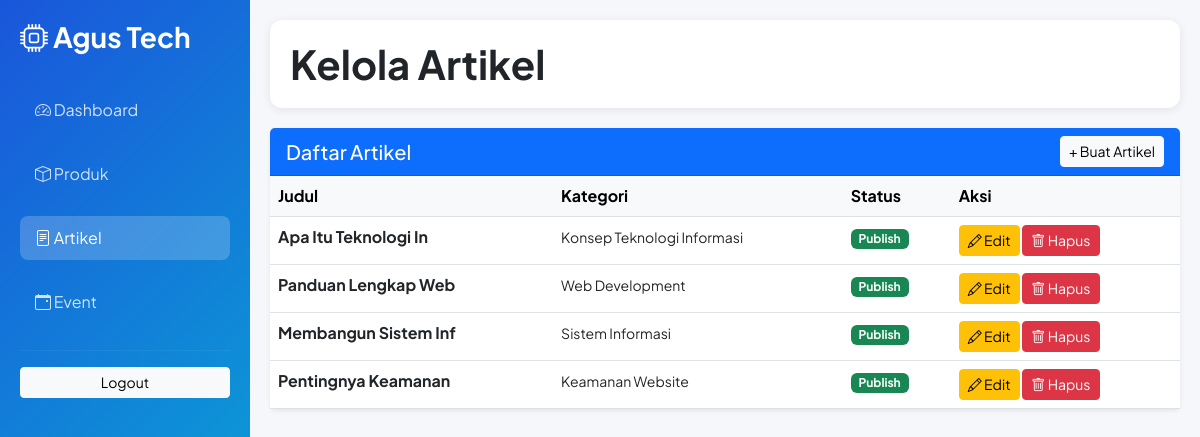
The app's page /admin/artikel.php (signed in) with its own data.
### tables this page shows
CREATE TABLE IF NOT EXISTS artikel (
  id          INT AUTO_INCREMENT PRIMARY KEY,
  judul       VARCHAR(255) NOT NULL,
  slug        VARCHAR(255) NOT NULL UNIQUE,
  kategori    ENUM('Konsep Teknologi Informasi','Web Development','Sistem Informasi','Keamanan Website') NOT NULL DEFAULT 'Web Development',
  konten      LONGTEXT NOT NULL,
  gambar      VARCHAR(255) DEFAULT NULL,
  penulis     VARCHAR(100) DEFAULT 'Admin',
  status      ENUM('publish','draft') NOT NULL DEFAULT 'publish',
  created_at  TIMESTAMP DEFAULT CURRENT_TIMESTAMP,
  updated_at  TIMESTAMP DEFAULT CURRENT_TIMESTAMP ON UPDATE CURRENT_TIMESTAMP
);

### admin/artikel.php (the view, shortened to what this page needs)
<?php
require_once __DIR__ . '/../config/koneksi.php';
$page_title = 'Kelola Artikel';
$action = $_GET['action'] ?? '';
try {
    $stmt = $pdo->query("SELECT * FROM artikel ORDER BY created_at DESC");
    $artikel_list = $stmt->fetchAll();
} catch (Exception $e) {
    $artikel_list = [];
}
?>
<!DOCTYPE html>
<html lang="id">
<head>
    <link href="https://cdnjs.cloudflare.com/ajax/libs/bootstrap/5.3.0/css/bootstrap.min.css" rel="stylesheet">
    <link href="https://cdnjs.cloudflare.com/ajax/libs/bootstrap-icons/1.11.0/font/bootstrap-icons.min.css" rel="stylesheet">
</head>
<body>
    <div class="sidebar">
        <h3 class="fw-bold mb-4"><i class="bi bi-cpu"></i> Agus Tech</h3>
        <nav class="nav flex-column">
            <a href="<?php echo APP_URL; ?>/admin/dashboard.php" class="nav-link"><i class="bi bi-speedometer2"></i> Dashboard</a>
            <a href="<?php echo APP_URL; ?>/admin/produk.php" class="nav-link"><i class="bi bi-box"></i> Produk</a>
            <a href="<?php echo APP_URL; ?>/admin/artikel.php" class="nav-link active"><i class="bi bi-file-text"></i> Artikel</a>
            <a href="<?php echo APP_URL; ?>/admin/event.php" class="nav-link"><i class="bi bi-calendar-event"></i> Event</a>
        </nav>
        <hr style="border-color: rgba(255,255,255,0.2);">
        <a href="<?php echo APP_URL; ?>/auth/logout.php" class="btn btn-light btn-sm w-100">Logout</a>
    </div>
    <div class="main-content">
        <div class="top-bar">
            <h1 class="mb-0 fw-bold"><?php echo $page_title; ?></h1>
        </div>
        <div class="row">
            <div class="col-lg-<?php echo ($action == 'add' || $action == 'edit') ? '4' : '12'; ?>">
                <div class="card border-0 shadow-sm">
                    <div class="card-header bg-primary text-white d-flex justify-content-between align-items-center">
                        <h5 class="mb-0">Daftar Artikel</h5>
                        <a href="?action=add" class="btn btn-light btn-sm">+ Buat Artikel</a>
                    </div>
                    <div class="card-body p-0">
                        <div class="table-responsive">
                            <table class="table table-hover mb-0">
                                <thead class="table-light">
                                    <tr>
                                        <th>Judul</th>
                                        <th>Kategori</th>
                                        <th>Status</th>
                                        <th>Aksi</th>
                                    </tr>
                                </thead>
                                <tbody>
                                    <?php foreach ($artikel_list as $item): ?>
                                    <tr>
                                        <td><strong><?php echo substr($item['judul'], 0, 20); ?></strong></td>
                                        <td><small><?php echo $item['kategori']; ?></small></td>
                                        <td>
                                            <span class="badge bg-<?php echo $item['status'] == 'publish' ? 'success' : 'warning'; ?>">
                                                <?php echo ucfirst($item['status']); ?>
                                            </span>
                                        </td>
                                        <td>
                                            <a href="?action=edit&id=<?php echo $item['id']; ?>" class="btn btn-sm btn-warning">
                                                <i class="bi bi-pencil"></i> Edit
                                            </a>
                                            <a href="?delete=<?php echo $item['id']; ?>" class="btn btn-sm btn-danger btn-delete" onclick="return confirm('Yakin hapus artikel ini?');">
                                                <i class="bi bi-trash"></i> Hapus
                                            </a>
                                        </td>
                                    </tr>
                                    <?php endforeach; ?>
                                </tbody>
                            </table>
                        </div>
                    </div>
                </div>
            </div>
        </div>
    </div>
</body>
</html>

### admin/artikel.php (style rules this page uses)
body { font-family: 'Plus Jakarta Sans', sans-serif; background: #f5f7fa; }
.sidebar { background: linear-gradient(135deg, #1a56db 0%, #06b6d4 100%); color: white; min-height: 100vh; padding: 20px; position: fixed; left: 0; top: 0; width: 250px; }
.sidebar .nav-link { color: rgba(255,255,255,0.8); margin: 10px 0; border-radius: 8px; padding: 10px 15px; transition: all 0.3s; }
.sidebar .nav-link:hover, .sidebar .nav-link.active { background: rgba(255,255,255,0.2); color: white; }
.main-content { margin-left: 250px; padding: 20px; }
.top-bar { background: white; padding: 20px; border-radius: 12px; box-shadow: 0 2px 10px rgba(0,0,0,0.08); margin-bottom: 20px; }

### records on screen
artikel: judul "Apa Itu Teknologi In", kategori "Konsep Teknologi Informasi", status "Publish"
artikel: judul "Panduan Lengkap Web", kategori "Web Development", status "Publish"
artikel: judul "Membangun Sistem Inf", kategori "Sistem Informasi", status "Publish"
artikel: judul "Pentingnya Keamanan", kategori "Keamanan Website", status "Publish"

### other values on screen
$page_title "Kelola Artikel"
